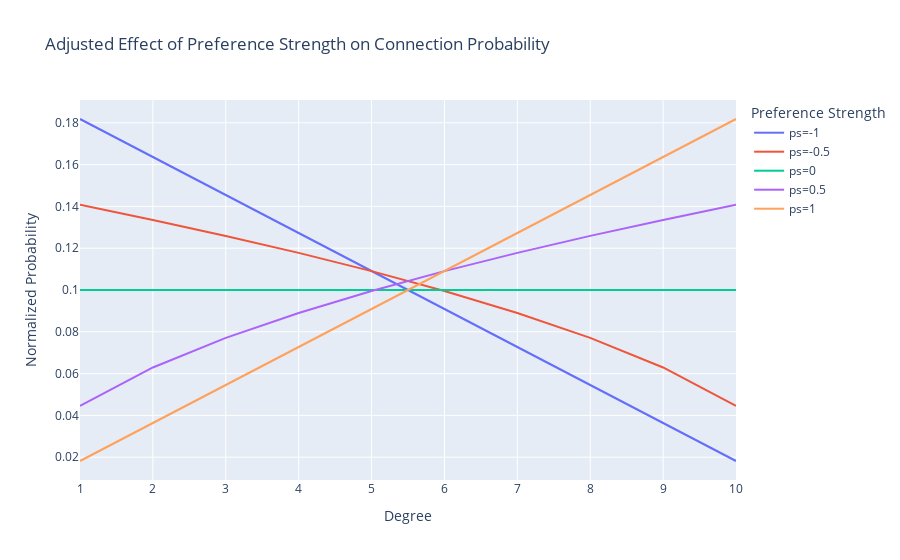

Notebook source saved alongside this figure:
### Markdown cell above
### Preferential Attachment

### Code cell
# Define degrees range
degrees = np.arange(1.0, 11.0)  # From 1 to 10
mean_degree = np.mean(degrees)

# Define preference_strength values for examples
preference_strengths = [-1, -0.5, 0, 0.5, 1]

# Prepare data for plotting
data = []
for ps in preference_strengths:
    if ps > 0:
        probabilities = degrees ** ps
    else:
        # For ps < 0, calculate probabilities for the mirrored ps value and then flip the probabilities about the mean degree
        mirrored_ps = abs(ps)
        mirrored_probabilities = degrees ** mirrored_ps
        # Flip probabilities about the mean degree
        probabilities = np.array([mirrored_probabilities[-(i+1)] for i in range(len(degrees))])
    
    probabilities /= probabilities.sum()  # Normalize
    for degree, probability in zip(degrees, probabilities):
        data.append({'Degree': degree, 'Probability': probability, 'Preference Strength': f'ps={ps}'})

df = pd.DataFrame(data)

# Plot using Plotly Express
fig = px.line(df, x='Degree', y='Probability', color='Preference Strength',
              title='Adjusted Effect of Preference Strength on Connection Probability',
              labels={'Probability': 'Normalized Probability', 'Degree': 'Degree'})

# Customize plot
fig.update_layout(legend_title_text='Preference Strength')
fig.show()

### Figure 1 — Plotly figure (JSON) as saved in the notebook; plotly's stock layout.template omitted (floating-point values rounded to 4 significant figures)
{"data": [{"hovertemplate": "Preference Strength=ps=-1<br>Degree=%{x}<br>Normalized Probability=%{y}<extra></extra>", "legendgroup": "ps=-1", "line": {"color": "#636efa", "dash": "solid"}, "marker": {"symbol": "circle"}, "mode": "lines", "name": "ps=-1", "orientation": "v", "showlegend": true, "type": "scatter", "x": [1, 2, 3, 4, 5, 6, 7, 8, 9, 10], "xaxis": "x", "y": [0.1818, 0.1636, 0.1455, 0.1273, 0.1091, 0.09091, 0.07273, 0.05455, 0.03636, 0.01818], "yaxis": "y"}, {"hovertemplate": "Preference Strength=ps=-0.5<br>Degree=%{x}<br>Normalized Probability=%{y}<extra></extra>", "legendgroup": "ps=-0.5", "line": {"color": "#EF553B", "dash": "solid"}, "marker": {"symbol": "circle"}, "mode": "lines", "name": "ps=-0.5", "orientation": "v", "showlegend": true, "type": "scatter", "x": [1, 2, 3, 4, 5, 6, 7, 8, 9, 10], "xaxis": "x", "y": [0.1407, 0.1335, 0.1259, 0.1178, 0.109, 0.09952, 0.08901, 0.07709, 0.06294, 0.04451], "yaxis": "y"}, {"hovertemplate": "Preference Strength=ps=0<br>Degree=%{x}<br>Normalized Probability=%{y}<extra></extra>", "legendgroup": "ps=0", "line": {"color": "#00cc96", "dash": "solid"}, "marker": {"symbol": "circle"}, "mode": "lines", "name": "ps=0", "orientation": "v", "showlegend": true, "type": "scatter", "x": [1, 2, 3, 4, 5, 6, 7, 8, 9, 10], "xaxis": "x", "y": [0.1, 0.1, 0.1, 0.1, 0.1, 0.1, 0.1, 0.1, 0.1, 0.1], "yaxis": "y"}, {"hovertemplate": "Preference Strength=ps=0.5<br>Degree=%{x}<br>Normalized Probability=%{y}<extra></extra>", "legendgroup": "ps=0.5", "line": {"color": "#ab63fa", "dash": "solid"}, "marker": {"symbol": "circle"}, "mode": "lines", "name": "ps=0.5", "orientation": "v", "showlegend": true, "type": "scatter", "x": [1, 2, 3, 4, 5, 6, 7, 8, 9, 10], "xaxis": "x", "y": [0.04451, 0.06294, 0.07709, 0.08901, 0.09952, 0.109, 0.1178, 0.1259, 0.1335, 0.1407], "yaxis": "y"}, {"hovertemplate": "Preference Strength=ps=1<br>Degree=%{x}<br>Normalized Probability=%{y}<extra></extra>", "legendgroup": "ps=1", "line": {"color": "#FFA15A", "dash": "solid"}, "marker": {"symbol": "circle"}, "mode": "lines", "name": "ps=1", "orientation": "v", "showlegend": true, "type": "scatter", "x": [1, 2, 3, 4, 5, 6, 7, 8, 9, 10], "xaxis": "x", "y": [0.01818, 0.03636, 0.05455, 0.07273, 0.09091, 0.1091, 0.1273, 0.1455, 0.1636, 0.1818], "yaxis": "y"}], "layout": {"legend": {"title": {"text": "Preference Strength"}, "tracegroupgap": 0}, "title": {"text": "Adjusted Effect of Preference Strength on Connection Probability"}, "xaxis": {"anchor": "y", "domain": [0, 1], "title": {"text": "Degree"}}, "yaxis": {"anchor": "x", "domain": [0, 1], "title": {"text": "Normalized Probability"}}}}
